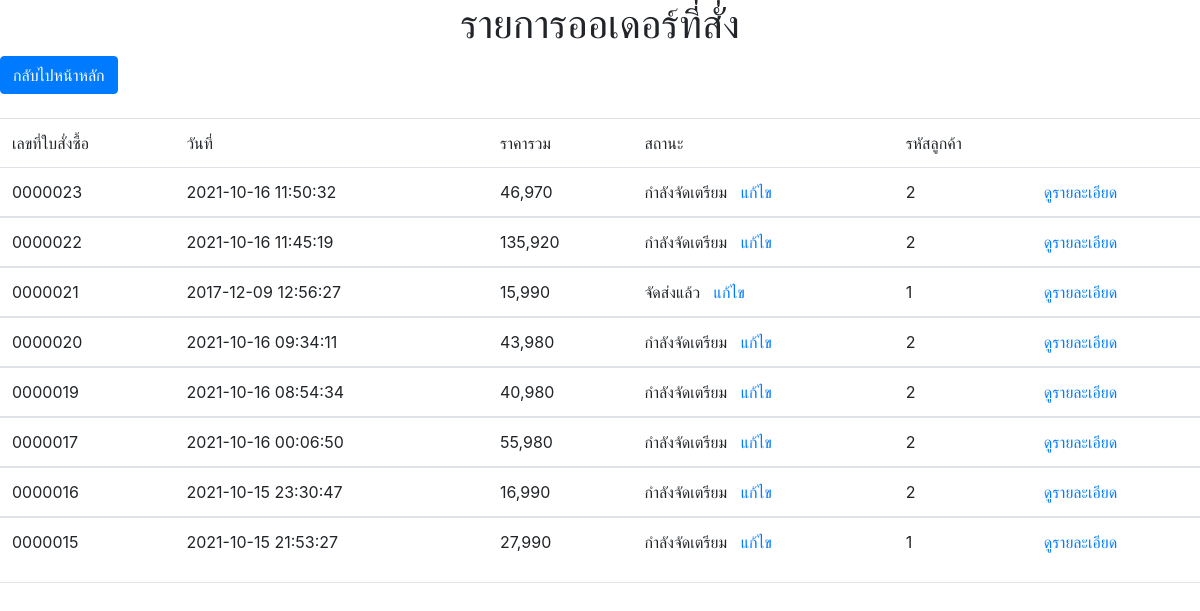
The app's page /admin_view.php with its own data.
### tables this page shows
CREATE TABLE `orders` (
  `oid` int(7) UNSIGNED ZEROFILL NOT NULL,
  `ototal` int(7) NOT NULL,
  `odate` datetime NOT NULL,
  `member_id` int(7) NOT NULL,
  `status` varchar(100) NOT NULL
);

### admin_view.php (the view, shortened to what this page needs)
<!doctype html>
<html>
<head>
<link rel="stylesheet" href="https://stackpath.bootstrapcdn.com/bootstrap/4.1.3/css/bootstrap.min.css">
</head>
<body>
    <blockquote>
<h1 align="center">รายการออเดอร์ที่สั่ง</h1>
        <a href="admin_shop.php"><button type="button" class="btn btn-primary"><div class="b">กลับไปหน้าหลัก</div></button></a>
        <br>
        <br>
    <table class="table">
  <thead class="thead-dark">
  <tr>
    <td scope="col">เลขที่ใบสั่งซื้อ</td>
    <td scope="col">วันที่</td>
    <td scope="col">ราคารวม</td>
    <td scope="col">สถานะ</td>
    <td scope="col">รหัสลูกค้า</td>
    <td scope="col">&nbsp;</td>
  </tr>
  </thead>
  <?php
	include("connectdb.php");
	$sql = "select  *  from  `orders`  order by oid  desc ";
	$rs = mysqli_query($conn, $sql) ;
	while ($data = mysqli_fetch_array($rs, MYSQLI_BOTH)) {
?>
<tbody>
  <tr scope="row">
    <td><?=$data['oid'];?></td>
    <td><?=$data['odate'];?></td>
    <td><?=number_format($data['ototal'],0);?></td>
    <td><?=$data['status'];?> &nbsp; <a href="admin_manage_order.php?a=<?=$data['oid'];?>">แก้ไข</a></td>
    <td><?=$data['member_id'];?></td>
    <td><a href="view_order_detail.php?a=<?=$data['oid'];?>">ดูรายละเอียด</a></td>
  </tr>
  <?php  }  ?>
</table>
        <hr>
</body>
</html>

### records on screen
orders: oid "0000023", odate "2021-10-16 11:50:32", ototal "46,970", status "กำลังจัดเตรียม", member "2"
orders: oid "0000022", odate "2021-10-16 11:45:19", ototal "135,920", status "กำลังจัดเตรียม", member "2"
orders: oid "0000021", odate "2017-12-09 12:56:27", ototal "15,990", status "จัดส่งแล้ว", member "1"
orders: oid "0000020", odate "2021-10-16 09:34:11", ototal "43,980", status "กำลังจัดเตรียม", member "2"
orders: oid "0000019", odate "2021-10-16 08:54:34", ototal "40,980", status "กำลังจัดเตรียม", member "2"
orders: oid "0000017", odate "2021-10-16 00:06:50", ototal "55,980", status "กำลังจัดเตรียม", member "2"
orders: oid "0000016", odate "2021-10-15 23:30:47", ototal "16,990", status "กำลังจัดเตรียม", member "2"
orders: oid "0000015", odate "2021-10-15 21:53:27", ototal "27,990", status "กำลังจัดเตรียม", member "1"
